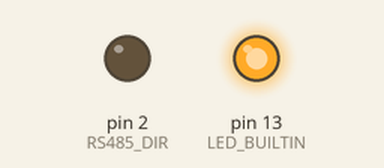
Recording of a program running on a simulated Arduino Uno, built with avr-gcc and run on an emulated ATmega328P. Parts: output pins drawn as LEDs (lit = HIGH). What the program prints to the serial monitor is not drawn.

Above: at 0.1 s.
Timing chart, 0 to 71.5 s (numbered marks = the images above):
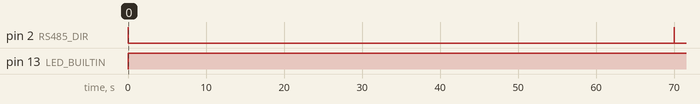

Measured:
- by itself, pin 2 (RS485_DIR): HIGH → LOW at 0.01 s, → HIGH 70.0 s later, → LOW 0.01 s later
- by itself, pin 13 (LED_BUILTIN): LOW → HIGH at 0.00 s

The program:

main.cpp
```cpp
/*
 * Traffic-light controller (Uno) - talks to the ATmega over RS485 (MAX485).
 * This Uno never sleeps. It only counts.
 *
 * Every CYCLE_PERIOD_MS:
 *   1. wake pulse: hold the bus LOW for WAKE_LOW_MS (wakes the sleeping ATmega;
 *      the ATmega only listens for it during peak time, otherwise it is ignored)
 *   2. switch to receive and wait up to RESULT_TIMEOUT_MS for the ATmega's
 *      result line   "DENSITY <0|1|2>"
 *   3. answer "ACK <d>" and go back to driving the bus (so it idles HIGH)
 *
 * MAX485 wiring on this Uno:
 *   RO -> D10 (RX)    DI -> D11 (TX)    DE + RE tied together -> D2
 *   A <-> A,  B <-> B,  common GND with the ATmega board.
 * An undriven bus can float and produce junk bytes while we listen; lines that
 * are not a valid DENSITY message are ignored. 120 ohm termination at both ends
 * and bias resistors (A pull-up, B pull-down) make the bus quiet.
 * The USB serial monitor (9600) shows what happens.
 */

#include <Arduino.h>
#include <SoftwareSerial.h>

#define RS485_RX    10
#define RS485_TX    11
#define RS485_DIR    2
#define BAUD         9600

#define CYCLE_PERIOD_MS    20000UL   // time between wake pulses
#define WAKE_LOW_MS        10        // longer than the ATmega wake-up time (~1 ms)
#define RESULT_TIMEOUT_MS  70000UL   // ESP32 photo + Wi-Fi upload can take ~40 s

SoftwareSerial rs485(RS485_RX, RS485_TX);

unsigned long cycleCount = 0;
unsigned long lastPulse = 0;

void driverOn()  { digitalWrite(RS485_DIR, HIGH); }   // transmit, bus idles HIGH
void driverOff() { digitalWrite(RS485_DIR, LOW);  }   // receive

void wakePulse()
{
  driverOn();
  delay(2);
  digitalWrite(RS485_TX, LOW);         // TX pin as a plain pin, held LOW
  delay(WAKE_LOW_MS);
  digitalWrite(RS485_TX, HIGH);
}

// Wait for "DENSITY <d>". Returns 0..2, or -1 on timeout.
int waitForDensity(unsigned long timeoutMs)
{
  String line = "";
  unsigned long t0 = millis();

  while (millis() - t0 < timeoutMs)
  {
    if (!rs485.available()) continue;

    char c = rs485.read();
    if (c != '\n')
    {
      if (c != '\r' && line.length() < 20) line += c;
      continue;
    }

    line.trim();
    if (line.startsWith("DENSITY ") && line.length() == 9)
    {
      int d = line.charAt(8) - '0';
      if (d >= 0 && d <= 2) return d;
    }
    line = "";                          // junk or empty line: start over
  }
  return -1;
}

void sendAck(int density)
{
  delay(5);                             // the ATmega switches to receive after its frame
  driverOn();
  delay(2);
  rs485.print("ACK ");
  rs485.println(density);
  rs485.flush();
  delay(2);
}

void setup()
{
  Serial.begin(9600);
  pinMode(RS485_DIR, OUTPUT);
  driverOn();
  rs485.begin(BAUD);
  pinMode(LED_BUILTIN, OUTPUT);

  Serial.println(F("Traffic light controller (Uno) ready"));
  lastPulse = millis() - CYCLE_PERIOD_MS;   // first pulse right away
}

void loop()
{
  if (millis() - lastPulse < CYCLE_PERIOD_MS) return;
  lastPulse = millis();

  cycleCount++;
  digitalWrite(LED_BUILTIN, HIGH);

  Serial.print(F("Cycle "));
  Serial.print(cycleCount);
  Serial.print(F(": wake pulse -> "));

  wakePulse();
  driverOff();                          // listen for the result
  while (rs485.available()) rs485.read();

  int density = waitForDensity(RESULT_TIMEOUT_MS);

  if (density >= 0)
  {
    Serial.print(F("density "));
    Serial.print(density);
    Serial.println(F(", sending ACK"));
    sendAck(density);
  }
  else
  {
    Serial.println(F("no result (ATmega off-peak, or no answer)"));
  }

  driverOn();                           // idle HIGH again
  digitalWrite(LED_BUILTIN, LOW);
}
```
